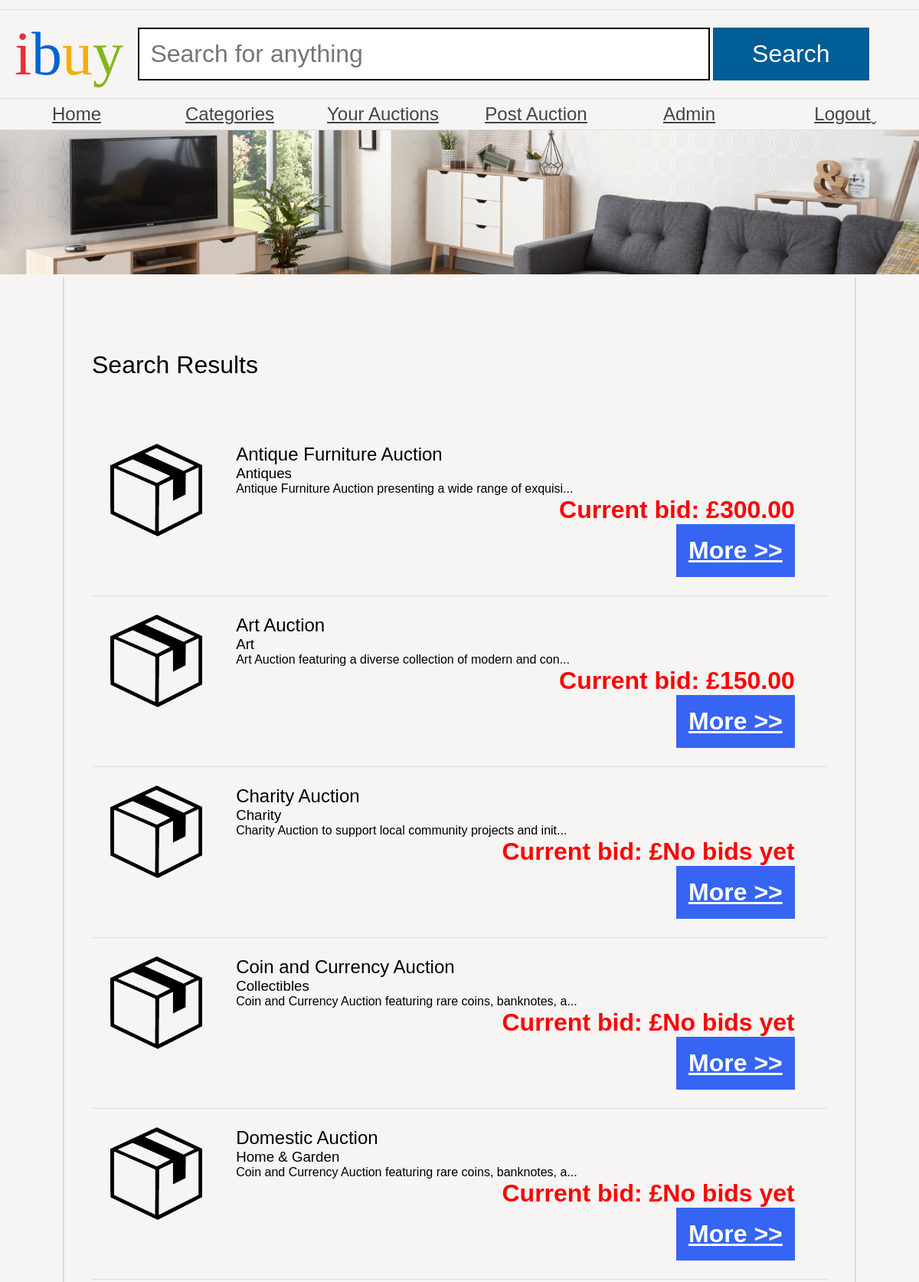
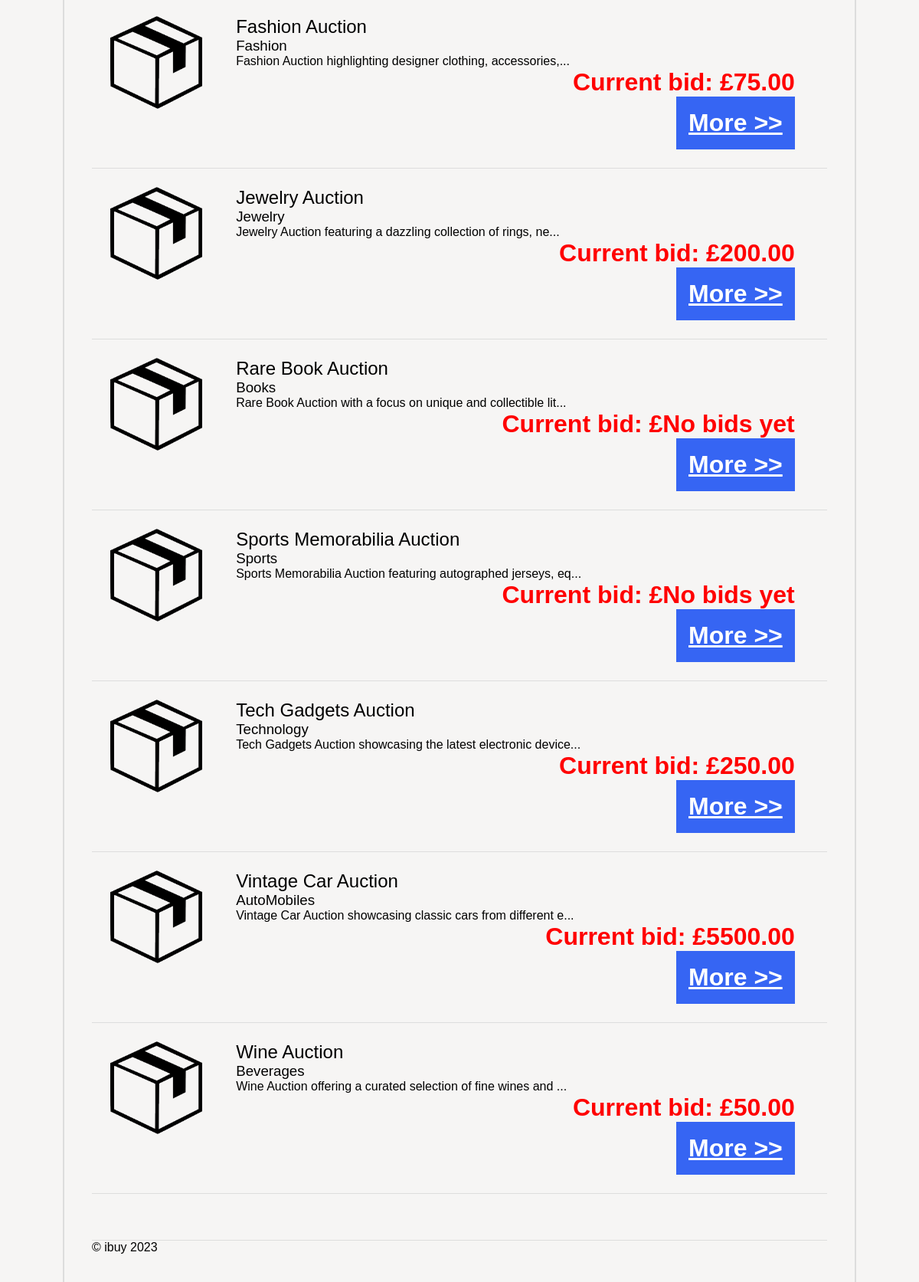
Screenshot of /browse_products.php (signed in) with the database file from the repository (2 pictures, top to bottom).
### tables this page shows
CREATE TABLE `auctions` (
  `auction_name` VARCHAR(90) NOT NULL PRIMARY KEY,
  `auctioneer` VARCHAR(90) DEFAULT NULL,
  `auctionDate` DATE DEFAULT NULL,
  `auction_end_time` TIMESTAMP DEFAULT NULL,  
  `categoryName` VARCHAR(20) DEFAULT NULL,
  `Description` LONGTEXT
);

### browse_products.php (the view, shortened to what this page needs)
<?php
require('dataconnection/configuration.php');
$searchTerm = $_GET['search'] ?? '';
$categoryName = $_GET['category'] ?? '';
$sql = "SELECT a.* FROM auctions AS a
        INNER JOIN categories AS c ON a.categoryName = c.categoryName
        WHERE (a.auction_name LIKE :searchTerm OR a.Description LIKE :searchTerm)
        AND (BINARY c.categoryName = :categoryName OR :categoryName = '')";
$stmt = $pdo->prepare($sql);
$stmt->bindValue(':searchTerm', "%$searchTerm%", PDO::PARAM_STR);
$stmt->bindValue(':categoryName', $categoryName, PDO::PARAM_STR);
$stmt->execute();
$products = $stmt->fetchAll(PDO::FETCH_ASSOC);
?>
<!DOCTYPE html>
<html>
<head>
    <link rel="stylesheet" href="ibuy.css" />
</head>
<body>
<header>
    <h1><span class="i">i</span><span class="b">b</span><span class="u">u</span><span class="y">y</span></h1>
    <form action="browse_products.php" method="get">
        <input type="text" name="search" placeholder="Search for anything" />
        <input type="submit" name="submit" value="Search" />
    </form>
</header>
<nav>
    <ul>
        <li><a class="categoryLink" href="user_dashboard.php">Home</a></li>
        <li class="dropdown">
            <a href="#" class="categoryLink">Categories</a>
        </li>
            <li><a class="categoryLink" href="user_auctions.php">Your Auctions</a></li>
            <li><a class="categoryLink" href="post_auction.php">Post Auction</a></li>
            <li><a class="categoryLink" href="\Admin\adminlogin.php">Admin</a></li>
            <li><a class="categoryLink" href="logout.php">Logout</a></li>
        </ul>
    </nav>
<img src="banners/1.jpg" alt="Banner" />
<main>
    <h1>Search Results</h1>
    <ul class="productList">
        <?php foreach ($products as $product) { ?>
            <li>
                <img src="product.png" alt="<?php echo htmlspecialchars($product['auction_name']); ?>" />
                <article>
                    <h2><?php echo htmlspecialchars($product['auction_name']); ?></h2>
                    <h3><?php echo getCategoryName($product['categoryName'], $pdo); ?></h3>
                    <?php
                    $description = $product['Description'];
                    $maxDescriptionLength = 60;
                    if (strlen($description) > $maxDescriptionLength) {
                        $shortenedDescription = substr($description, 0, $maxDescriptionLength) . '...';
                        echo '<p>' . htmlspecialchars($shortenedDescription) . '</p>';
                    } else {
                        echo '<p>' . htmlspecialchars($description) . '</p>';
                    }
                    $currentBid = getCurrentBidAmount($product['auction_name'], $pdo);
                    echo '<p class="price">Current bid: £' . htmlspecialchars($currentBid) . '</p>';
                    ?>
                    <a href="auction_details.php?auction_name=<?php echo urlencode($product['auction_name']); ?>" class="more auctionLink">More &gt;&gt;</a>
                </article>
            </li>
        <?php } ?>
    </ul>
<?php
function getCategoryName($categoryName, $pdo) {
    $query = "SELECT categoryName FROM categories WHERE categoryName = :categoryName";
    $stmt = $pdo->prepare($query);
    $stmt->bindParam(':categoryName', $categoryName, PDO::PARAM_STR);
    $stmt->execute();
    $result = $stmt->fetch(PDO::FETCH_ASSOC);
    return $result['categoryName'];
}
function getCurrentBidAmount($auctionName, $pdo) {
    $query = "SELECT MAX(bidAmount) AS currentBid FROM bids WHERE auction_name = :auctionName";
    $stmt = $pdo->prepare($query);
    $stmt->bindParam(':auctionName', $auctionName, PDO::PARAM_STR);
    $stmt->execute();
    $result = $stmt->fetch(PDO::FETCH_ASSOC);
    if ($result['currentBid']) {
        return $result['currentBid'];
    } else {
        return 'No bids yet';
    }
}
?>
        <footer>
        &copy; ibuy <?php echo date("Y"); ?>
    </footer>
    </main>
</body>
</html>

### ibuy.css (style rules this page uses)
* { margin: 0; padding: 0; }
body { font-family: 'Oxygen-Regular', sans-serif; background-color: #f6f5f4; max-width: 100vw; overflow-x: hidden; }
h1, h2, h3, h4 { font-weight: normal; }
a, a:visited { color: #444; }
header { margin-top: 1vw; font-family: 'Univers-Light-Normal'; display: grid; grid-template-columns: 15% 85%; align-items: center; padding-top: 1vw; padding-bottom: 1vw; border-top: 1px solid #ddd; border-bottom: 1px solid #ddd; }
header h1 { text-align: center; font-size: 5em; }
form { display: block; }
header form input[type=text] { border: 3px solid black; font-size: 2em; padding: 0.5em; width: 70%; }
body > img { width: 100vw; }
header form input[type=submit] { background-color: #005d96; color: white; width: 20%; font-size: 2em; padding: 0.5em; cursor: pointer; border: 0; }
header .i { color: #e43137; }
header .b { color: #0063d1; }
header .u { color: #f4ae01; }
header .y { color: #85b716; }
body > nav { border-bottom: 1px solid #ddd; }
body > nav ul li:last-child a:after { content: 'ˬ'; position: absolute; }
body > nav ul { display: flex; width: 100vw; list-style-type: none; }
body > nav ul li { flex: 1; }
body > nav ul li a { display: block; text-align: center; padding-top: 0.5vw; padding-bottom: 0.5vw; font-size: 1.5em; }
.productList { list-style-type: none; }
.productList li { padding: 2vw; border-bottom: 1px solid #ddd; display: grid; grid-template-columns: 18% 80%; }
.productList img { width: auto; display: block; max-width: 10vw; }
p.price { display: block; text-align: right; font-weight: bold; font-size: 2em; }
a.more { display: block; text-align: right; font-weight: bold; float: right; background-color: #3665f3; color: white; font-size: 2em; padding: 0.5em; cursor: pointer; }
main { padding: 3vw; display: block; overflow: hidden; width: 80vw; margin: auto; border-left: 2px solid #ddd; border-right: 2px solid #ddd; }
main h1 { margin-top: 5vw; margin-bottom: 5vw; }
.price { color: red; }
footer { margin-top: 5vw; border-top: 1px solid #ddd; }

### browse_products.php (style rules this page uses)
.dropdown { position: relative; display: inline-block; }
header form input[type=submit] { background-color: #005d96; color: white; width: 20%; font-size: 2em; padding: 0.5em; cursor: pointer; border: 0; }
header form input[type="text"] { border: 2px solid black; font-size: 2em; padding: 0.45em; width: 70%; }

### rows the page displays
auctions: auction_name "Antique Furniture Auction", categoryName "Antiques", Description "Antique Furniture Auction presenting a wide range of exquisi...", currentBid "300.00"
auctions: auction_name "Art Auction", categoryName "Art", Description "Art Auction featuring a diverse collection of modern and con...", currentBid "150.00"
auctions: auction_name "Charity Auction", categoryName "Charity", Description "Charity Auction to support local community projects and init...", currentBid "No bids yet"
auctions: auction_name "Coin and Currency Auction", categoryName "Collectibles", Description "Coin and Currency Auction featuring rare coins, banknotes, a...", currentBid "No bids yet"
auctions: auction_name "Domestic Auction", categoryName "Home & Garden", Description "Coin and Currency Auction featuring rare coins, banknotes, a...", currentBid "No bids yet"
auctions: auction_name "Fashion Auction", categoryName "Fashion", Description "Fashion Auction highlighting designer clothing, accessories,...", currentBid "75.00"
auctions: auction_name "Jewelry Auction", categoryName "Jewelry", Description "Jewelry Auction featuring a dazzling collection of rings, ne...", currentBid "200.00"
auctions: auction_name "Rare Book Auction", categoryName "Books", Description "Rare Book Auction with a focus on unique and collectible lit...", currentBid "No bids yet"
auctions: auction_name "Sports Memorabilia Auction", categoryName "Sports", Description "Sports Memorabilia Auction featuring autographed jerseys, eq...", currentBid "No bids yet"
auctions: auction_name "Tech Gadgets Auction", categoryName "Technology", Description "Tech Gadgets Auction showcasing the latest electronic device...", currentBid "250.00"
auctions: auction_name "Vintage Car Auction", categoryName "AutoMobiles", Description "Vintage Car Auction showcasing classic cars from different e...", currentBid "5500.00"
auctions: auction_name "Wine Auction", categoryName "Beverages", Description "Wine Auction offering a curated selection of fine wines and ...", currentBid "50.00"
